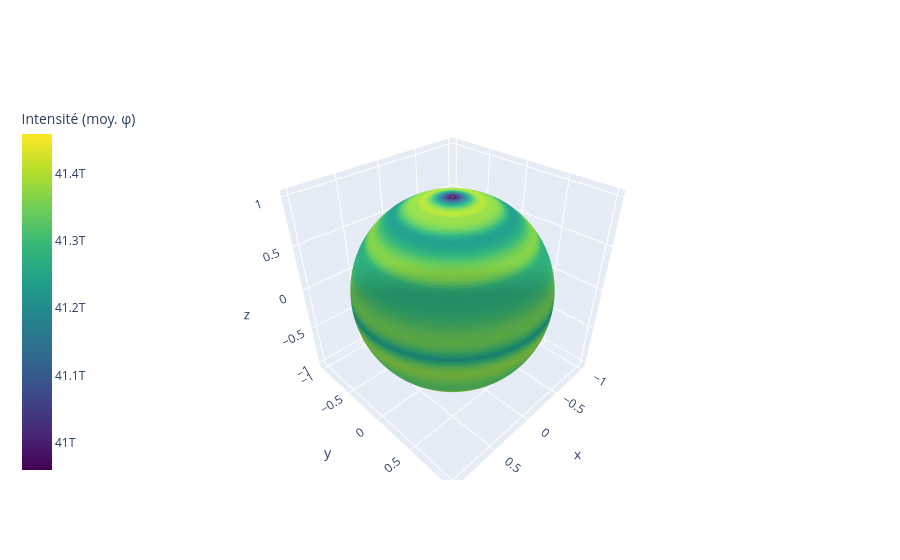

Notebook code cell kept with this figure:
### Code cell
# --- 1. Moyenne de l'intensité sur phi, par bin de theta ---
df = pd.DataFrame({
    'theta': np.array(beam_data['theta']),
    'phi':   np.array(beam_data['phi']),
    'intensity': intensity
})

# Discrétiser theta en bins (ajuster n_bins selon votre résolution)
n_bins = 1800
df['theta_bin'] = pd.cut(df['theta'], bins=n_bins, labels=False)

# Moyenne de l'intensité pour chaque bin de theta
mean_df = df.groupby('theta_bin', as_index=False).agg(
    theta_mean=('theta', 'mean'),
    intensity_mean=('intensity', 'mean')
)

theta_sym = mean_df['theta_mean'].values
intensity_sym = mean_df['intensity_mean'].values

# --- 2. Reconstruction de la sphère avec symétrie phi ---
# On recrée une grille (theta, phi) complète
phi_grid = np.linspace(0, 2 * np.pi, 360)

# Produit cartésien theta_sym x phi_grid
THETA, PHI = np.meshgrid(theta_sym, phi_grid)
# Intensité : identique pour tous les phi (symétrie de révolution)
INTENSITY = np.tile(intensity_sym, (len(phi_grid), 1))  # shape (360, n_bins)

# --- 3. Coordonnées cartésiennes ---
X_sym = R_int * np.sin(THETA) * np.cos(PHI)
Y_sym = R_int * np.sin(THETA) * np.sin(PHI)
Z_sym = R_int * np.cos(THETA)

# --- 4. Tracé Surface (plus propre qu'un nuage de points) ---
fig = go.Figure()

fig.add_trace(go.Surface(
    x=X_sym,
    y=Y_sym,
    z=Z_sym,
    surfacecolor=INTENSITY,
    colorscale='Viridis',
    showscale=True,
    colorbar=dict(title="Intensité (moy. φ)", x=-0.1),
    opacity=1.0,
    name="Sphère symétrisée"
))

### Figure 1 — Plotly figure (JSON) as saved in the notebook; plotly's stock layout.template omitted (floating-point values rounded to 4 significant figures; data arrays with more than 128 entries replaced by an {"elided": "..."} marker saying what was removed)
{"data": [{"colorbar": {"title": {"text": "Intensité (moy. φ)"}, "x": -0.1}, "colorscale": [[0, "#440154"], [0.1111, "#482878"], [0.2222, "#3e4989"], [0.3333, "#31688e"], [0.4444, "#26828e"], [0.5556, "#1f9e89"], [0.6667, "#35b779"], [0.7778, "#6ece58"], [0.8889, "#b5de2b"], [1, "#fde725"]], "name": "Sphère symétrisée", "opacity": 1, "showscale": true, "surfacecolor": {"elided": "360x255 float values"}, "type": "surface", "x": {"elided": "360x255 float values"}, "y": {"elided": "360x255 float values"}, "z": {"elided": "360x255 float values"}}], "layout": {}}
